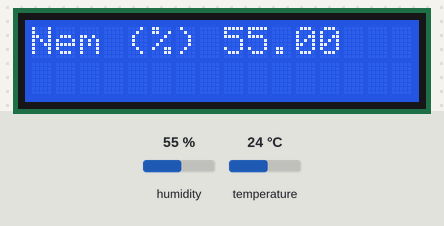
This sketch was run on a simulated Arduino Uno, built with avr-gcc and run on an emulated ATmega328P. Shown: 16×2 character LCD. Inputs (shaded band) come from the test bench; at power-on: humidity 55 %, temperature 24 °C. What the sketch prints to the serial monitor is not drawn.

Above: at 1.2 s.
1.3 s: humidity set to 22 %
At 7.3 s:
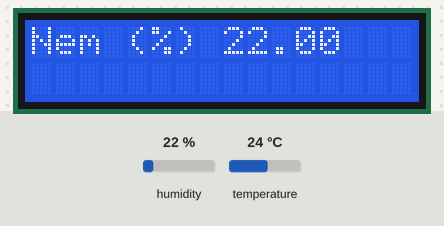
13.2 s: temperature set to 12 °C
At 22.5 s:
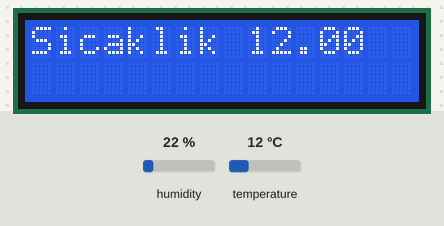
25.1 s: humidity set to 40 %
At 31.6 s:
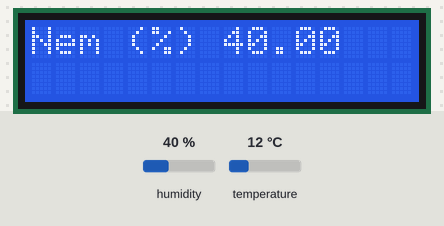
34.7 s: temperature set to 19 °C
At 39.8 s:
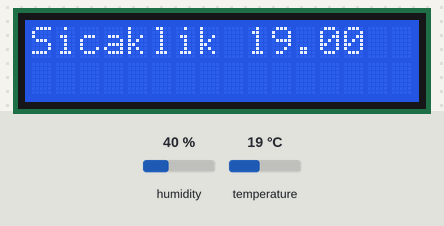
Timing chart, 0 to 41.3 s (numbered marks = the images above; inputs shaded):
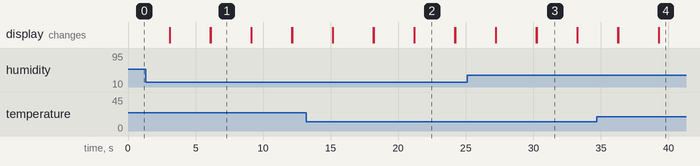

Measured:
- what the display in image 1 shows lasts 3.0 s, from 6.1 s to 9.1 s

The sketch:

sicakliksensor.ino
```cpp
#include <dht11.h>
#include <LiquidCrystal.h>
#define DHT11PIN 7
LiquidCrystal lcd(12,11,5,4,3,2);
dht11 DHT11;
void setup()
{
  lcd.begin(16,2);
  Serial.begin(9600);
}
void loop()
{
  int chk = DHT11.read(DHT11PIN);
  lcd.print("Nem (%) ");
  lcd.print((float)DHT11.humidity, 2);
  delay(3000);
  lcd.clear();
  lcd.print("Sicaklik ");
  lcd.print((float)DHT11.temperature, 2);
  delay(3000);
  lcd.clear();
  Serial.println((float)DHT11.temperature, 2);
  Serial.println((float)DHT11.humidity, 2);
}
```
